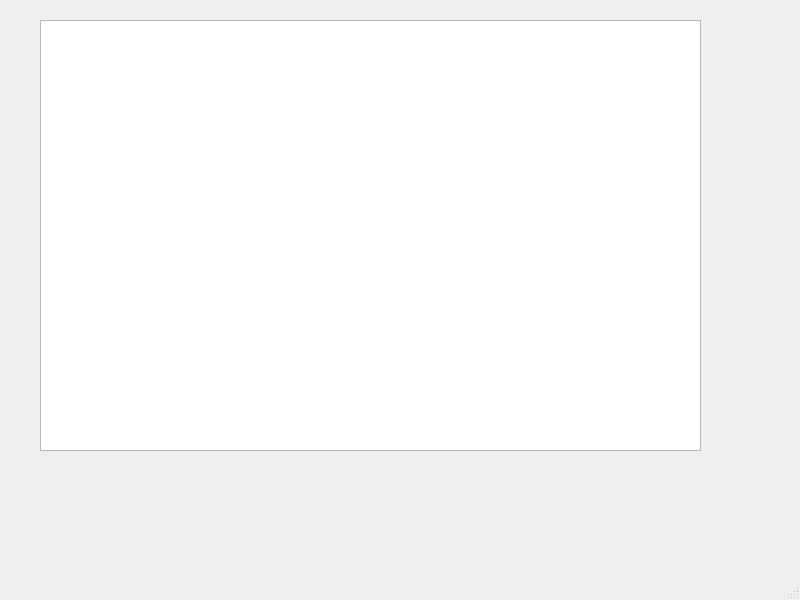
<?xml version="1.0" encoding="UTF-8"?>
<ui version="4.0">
 <class>MainWindow</class>
 <widget class="QMainWindow" name="MainWindow">
  <property name="geometry">
   <rect>
    <x>0</x>
    <y>0</y>
    <width>800</width>
    <height>600</height>
   </rect>
  </property>
  <property name="windowTitle">
   <string>MainWindow</string>
  </property>
  <widget class="QWidget" name="centralwidget">
   <widget class="QTextBrowser" name="textBrowser">
    <property name="geometry">
     <rect>
      <x>40</x>
      <y>20</y>
      <width>661</width>
      <height>431</height>
     </rect>
    </property>
   </widget>
  </widget>
  <widget class="QMenuBar" name="menubar">
   <property name="geometry">
    <rect>
     <x>0</x>
     <y>0</y>
     <width>800</width>
     <height>20</height>
    </rect>
   </property>
  </widget>
  <widget class="QStatusBar" name="statusbar"/>
 </widget>
 <resources/>
 <connections/>
</ui>
